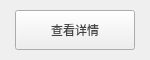
<?xml version="1.0" encoding="UTF-8"?>
<ui version="4.0">
 <class>StatusMore</class>
 <widget class="QWidget" name="StatusMore">
  <property name="geometry">
   <rect>
    <x>0</x>
    <y>0</y>
    <width>150</width>
    <height>60</height>
   </rect>
  </property>
  <property name="minimumSize">
   <size>
    <width>150</width>
    <height>60</height>
   </size>
  </property>
  <property name="maximumSize">
   <size>
    <width>150</width>
    <height>60</height>
   </size>
  </property>
  <property name="windowTitle">
   <string>Form</string>
  </property>
  <layout class="QHBoxLayout" name="horizontalLayout_3">
   <property name="spacing">
    <number>0</number>
   </property>
   <property name="leftMargin">
    <number>0</number>
   </property>
   <property name="topMargin">
    <number>0</number>
   </property>
   <property name="rightMargin">
    <number>0</number>
   </property>
   <property name="bottomMargin">
    <number>0</number>
   </property>
   <item>
    <widget class="QStackedWidget" name="stackedWidget">
     <property name="minimumSize">
      <size>
       <width>150</width>
       <height>60</height>
      </size>
     </property>
     <property name="maximumSize">
      <size>
       <width>150</width>
       <height>60</height>
      </size>
     </property>
     <property name="styleSheet">
      <string notr="true">color: rgb(255, 255, 255);
font: 24px &quot;.Helvetica Neue DeskInterface&quot;;</string>
     </property>
     <widget class="QWidget" name="page_button">
      <layout class="QHBoxLayout" name="horizontalLayout_2">
       <item>
        <spacer name="horizontalSpacer_3">
         <property name="orientation">
          <enum>Qt::Horizontal</enum>
         </property>
         <property name="sizeHint" stdset="0">
          <size>
           <width>40</width>
           <height>20</height>
          </size>
         </property>
        </spacer>
       </item>
       <item>
        <widget class="QPushButton" name="button_more">
         <property name="minimumSize">
          <size>
           <width>120</width>
           <height>40</height>
          </size>
         </property>
         <property name="maximumSize">
          <size>
           <width>120</width>
           <height>40</height>
          </size>
         </property>
         <property name="styleSheet">
          <string notr="true">QPushButton{
	border-image: url(:/images/button/button4.png);
	color: rgb(66, 66, 66);
	font: 18px &quot;.Helvetica Neue DeskInterface&quot;;
}
QPushButton:pressed{
border-image: url(:/images/button/button4_press.png);
}
</string>
         </property>
         <property name="text">
          <string>查看详情</string>
         </property>
        </widget>
       </item>
       <item>
        <spacer name="horizontalSpacer_4">
         <property name="orientation">
          <enum>Qt::Horizontal</enum>
         </property>
         <property name="sizeHint" stdset="0">
          <size>
           <width>40</width>
           <height>20</height>
          </size>
         </property>
        </spacer>
       </item>
      </layout>
     </widget>
     <widget class="QWidget" name="page_wating">
      <layout class="QHBoxLayout" name="horizontalLayout">
       <property name="spacing">
        <number>0</number>
       </property>
       <property name="leftMargin">
        <number>0</number>
       </property>
       <property name="topMargin">
        <number>0</number>
       </property>
       <property name="rightMargin">
        <number>0</number>
       </property>
       <property name="bottomMargin">
        <number>0</number>
       </property>
       <item>
        <spacer name="horizontalSpacer">
         <property name="orientation">
          <enum>Qt::Horizontal</enum>
         </property>
         <property name="sizeHint" stdset="0">
          <size>
           <width>73</width>
           <height>20</height>
          </size>
         </property>
        </spacer>
       </item>
       <item>
        <widget class="QLabel" name="label">
         <property name="styleSheet">
          <string notr="true">font: 24px &quot;.Helvetica Neue DeskInterface&quot;;</string>
         </property>
         <property name="text">
          <string>--</string>
         </property>
        </widget>
       </item>
       <item>
        <spacer name="horizontalSpacer_2">
         <property name="orientation">
          <enum>Qt::Horizontal</enum>
         </property>
         <property name="sizeHint" stdset="0">
          <size>
           <width>72</width>
           <height>20</height>
          </size>
         </property>
        </spacer>
       </item>
      </layout>
     </widget>
    </widget>
   </item>
  </layout>
 </widget>
 <resources/>
 <connections/>
</ui>
